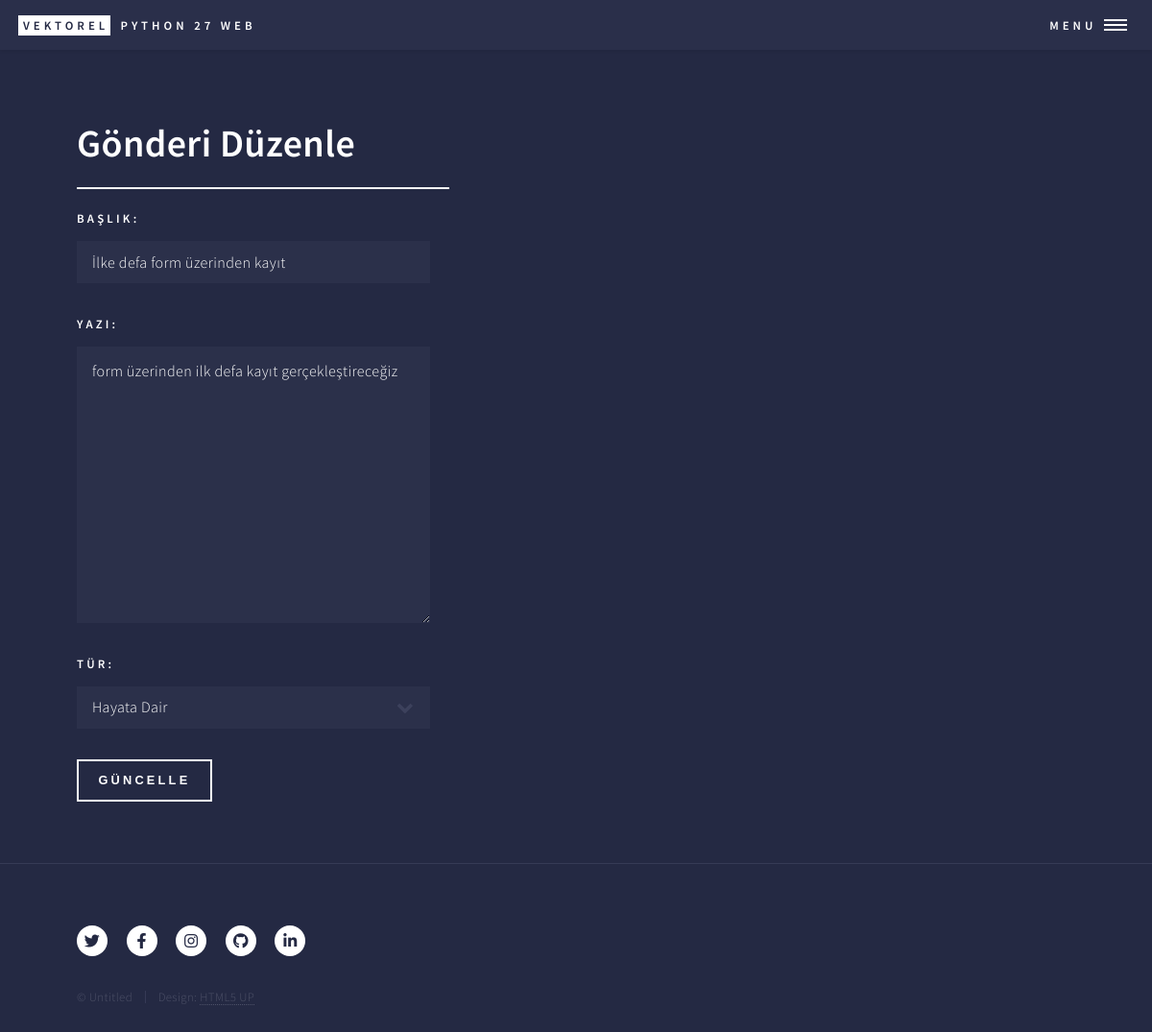
The app's page /blog/duzenle/5, older data.
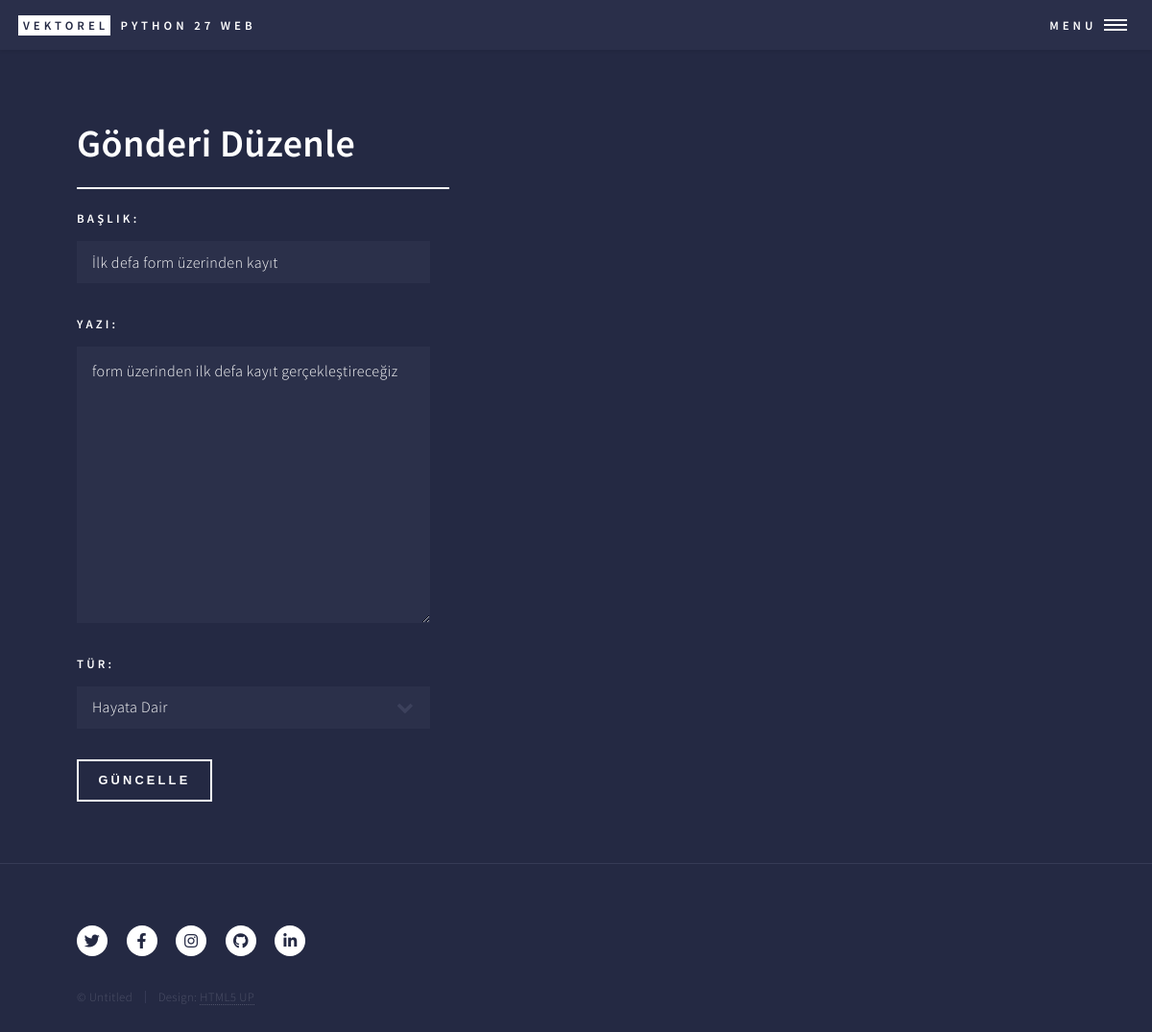
The same page, newer data.
### blog/models.py (models this page shows, shortened)
class BlogModel(models.Model):
    class Meta:
        verbose_name = "Blog"
        verbose_name_plural = "Bloglar"
    baslik = models.CharField(max_length=100,verbose_name="Başlık")
    yazi = models.TextField(verbose_name="Yazı")
    secenekler = [("1","Korku"),("2","Gezi"),("3","Hayata Dair")]
    tur = models.CharField(choices=secenekler,max_length=10,verbose_name="Tür")
    kayitzaman = models.DateTimeField(default=timezone.now,verbose_name="Kayıt Zamanı")
    yayimzaman = models.DateTimeField(null=True,blank=True,verbose_name="Yayımlanma Zamanı")

### blog/views.py (the view)
# urls.py: path('duzenle/<int:pk>',views.gonderiDuzenle,name="gonderiDuzenle"),
def gonderiDuzenle(request,pk):
    gonderi = get_object_or_404(BlogModel,pk=pk)
    if request.method == "POST":
        form = BlogForm(request.POST,instance=gonderi)
        gonderi = form.save(commit=False)
        gonderi.yayimzaman = timezone.now()
        gonderi.save()
        return redirect('gonderidetay',pk=gonderi.pk)
    else:
        form = BlogForm(instance=gonderi)
    return render(request,"blog/gonderiduzenle.html",{"form":form})

### blog/forms.py
class BlogForm(forms.ModelForm):
    class Meta:
        model=BlogModel
        fields = ('baslik','yazi','tur')

### templates/blog/gonderiduzenle.html (shortened to what this page needs)
{% extends '../temel2.html' %}
{% block icerik %}
    <h1>Gönderi Düzenle</h1>
    <form method="POST">
     {{ form.as_p }}
     <button type="submit">Güncelle</button>
    </form>
    {% endblock icerik %}

Row changes from the older to the newer data that the page shows:
changed BlogModel "form üzerinden ilk defa kayıt gerçekleştireceğiz": baslik "İlke defa form üzerinden kayıt" → "İlk defa form üzerinden kayıt"
